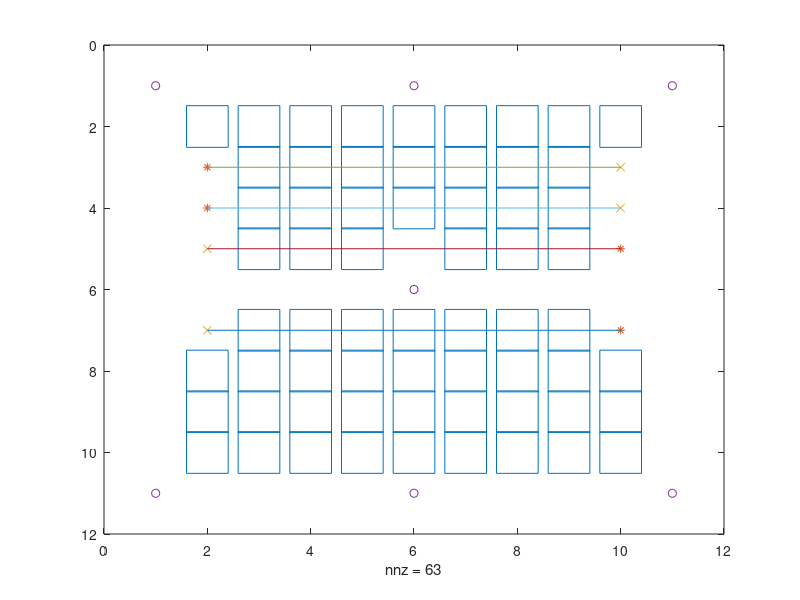

Recreate this plot in MATLAB.

%plot existing discrete obstacle map
load discObst1

A=ones(11,11);
A(1,:)=zeros(1,11);
A(11,:)=zeros(1,11);
A(6,:)=zeros(1,11);
A(:,1)=zeros(11,1);
A(:,11)=zeros(11,1);    
A(5,6)=0;
A(3:7,2)=zeros(5,1);
A(3:7,10)=zeros(5,1);



spy(A,30,'s')
hold on


startPos=[
    2 3;
    2 4;
    10 5;
    10 7
    ];

goalPos=[
    10 3;
    10 4;
    2 5;
    2 7
    ];

customerPos=[
1 1;
1 11;
6 1;
6 6;
6 11;
11 11;
11 1
];



plot(startPos(:,1),startPos(:,2),'*')
plot(goalPos(:,1),goalPos(:,2),'x')
plot(customerPos(:,1),customerPos(:,2),'o');


for i=1:length(startPos)
    plot([startPos(i,1) goalPos(i,1)],[startPos(i,2) goalPos(i,2)]);
end

%creating new maps
%A=round(0.7*rand(20,20));
% startPos=[2 2];
% goalPos=[15 20];

save('discObst1','A','startPos','goalPos')

print -deps2 discreteMaze1.eps


